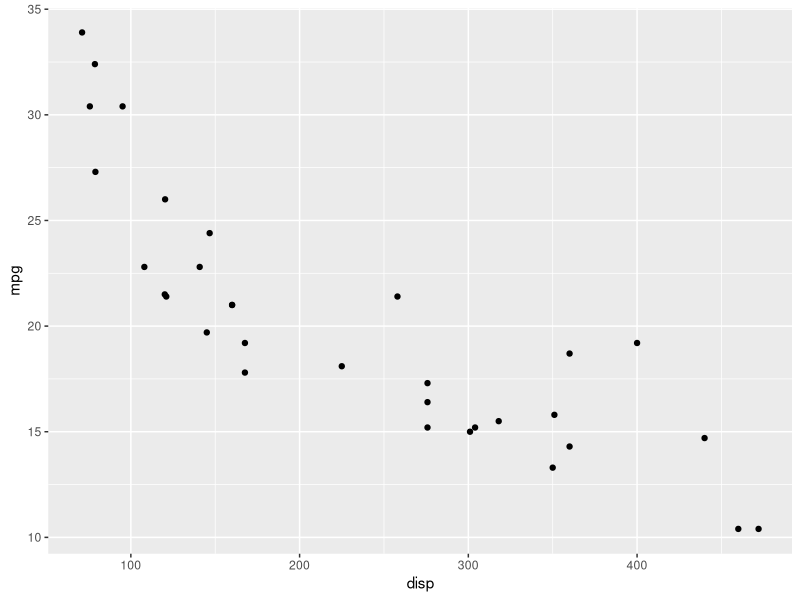
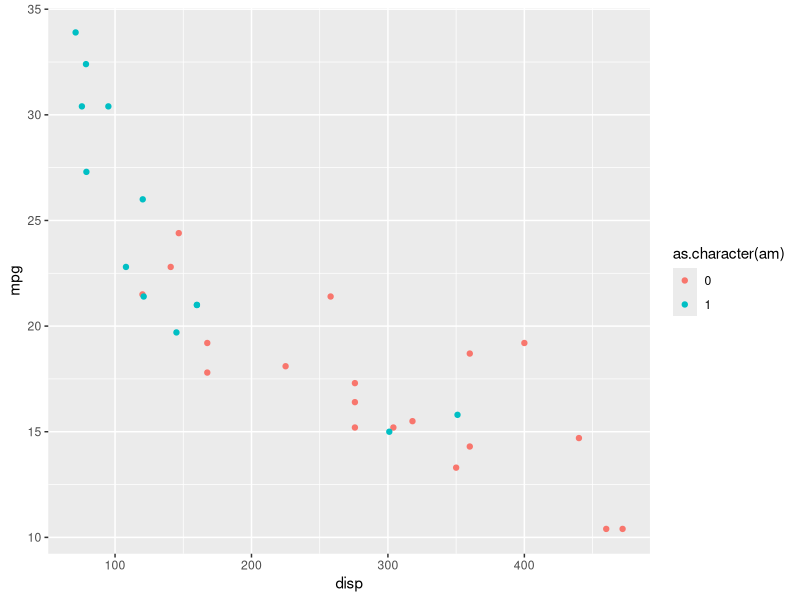
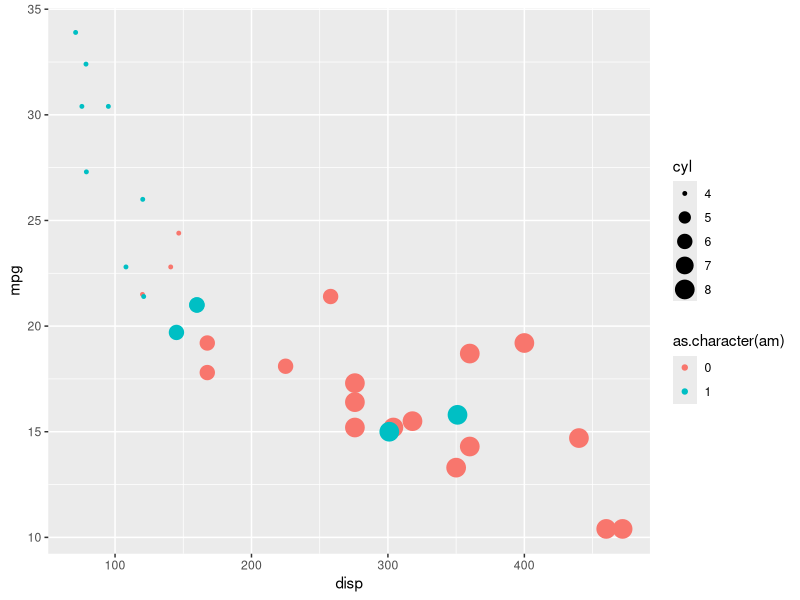
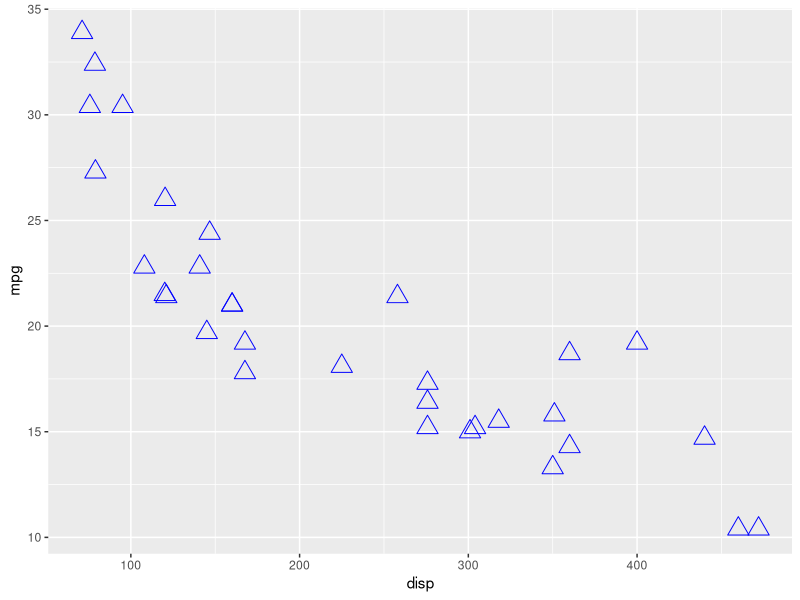
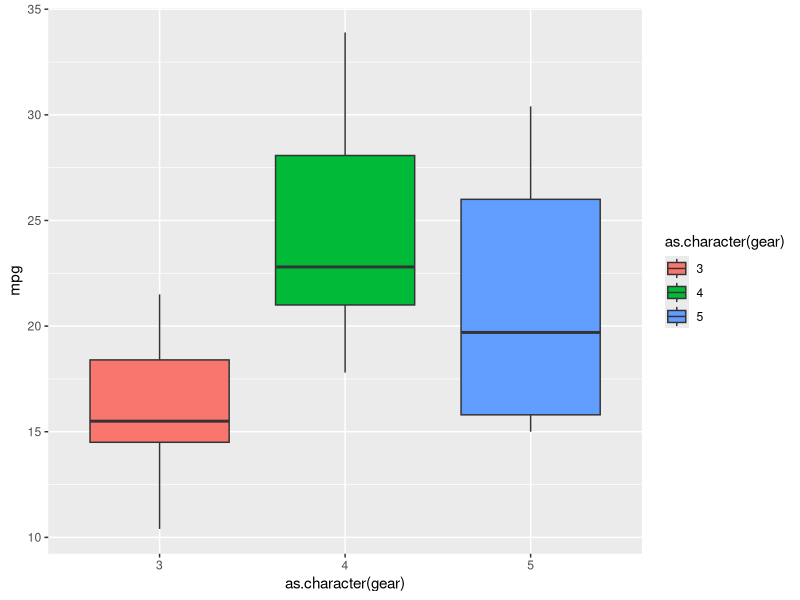
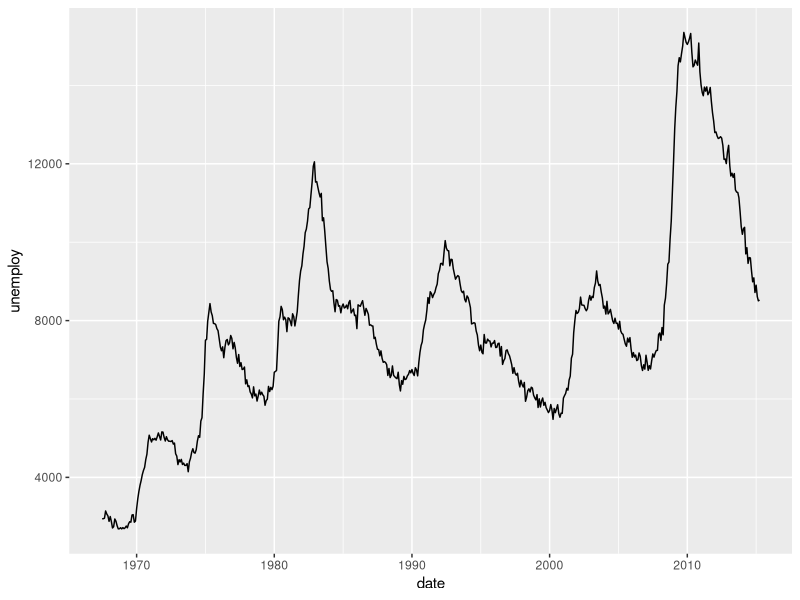
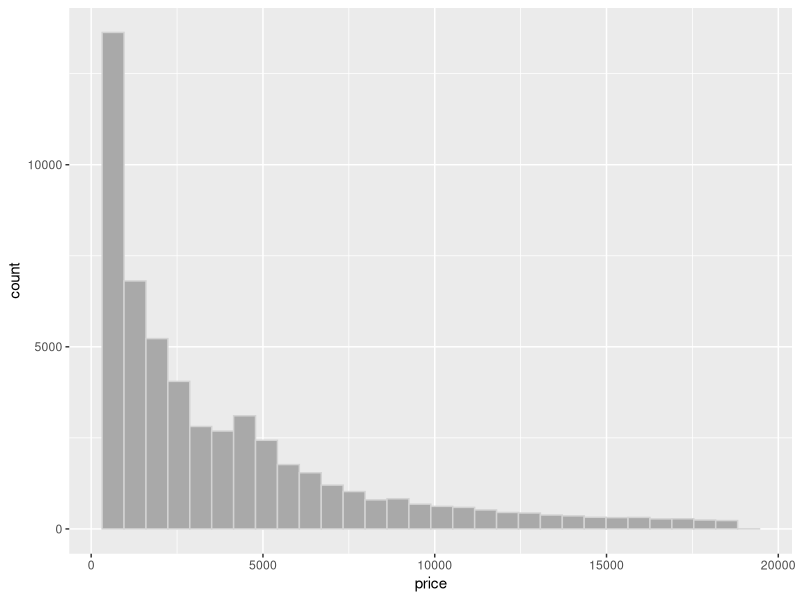
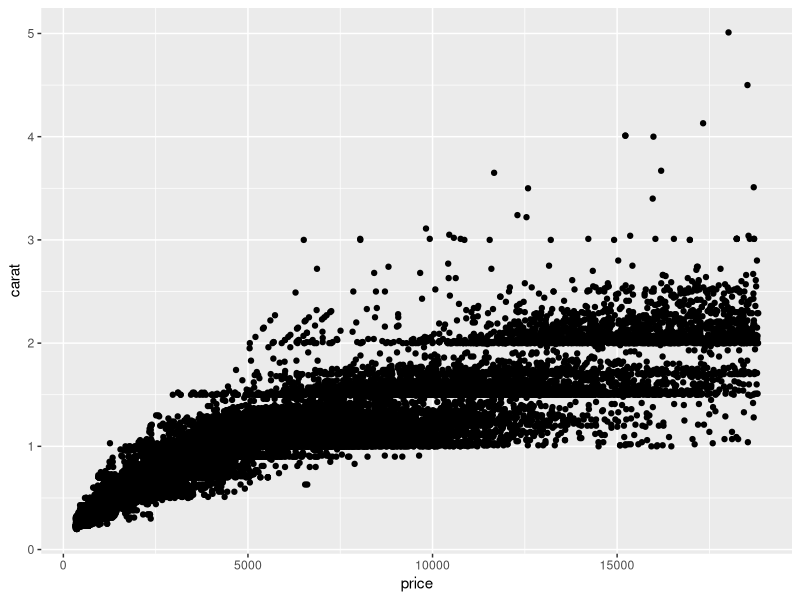

Reproduce these figures in R, in order. (Note: this script raises an error after producing the figures.)
#install.packages("ggplot2")
#install.packages("maps")
#Pastel on Dark
library(ggplot2)

head(mtcars)

#primeiro banco, dps quais variáveis irei usar e o tipo de gráfico = + geom_point()
ggplot(data = mtcars, aes(x = disp, y = mpg)) + geom_point()
#posso dividir o bd dos dados, da na mesma! 
ggplot(data = mtcars) + geom_point(aes(x = disp, y = mpg, colour = as.character(am)))

ggplot(data = mtcars) + geom_point(aes(x = disp, y = mpg, colour = as.character(am), size = cyl))

ggplot(data = mtcars) +
  geom_point(aes(x = disp, y = mpg), colour = "blue", size = 5, 
             shape = 2) #Aqui ele irá aplicar para todos os pontos, se eu quero aplicar para somente um tipo, coloco dentro do aes

ggplot(data = mtcars) +
  geom_boxplot(aes(x = as.character(gear), y = mpg, 
                   fill = as.character(gear)))


##
head(economics)
ggplot(economics, aes(date, unemploy)) + geom_line()

############################################################

ggplot(diamonds) + 
  geom_histogram(aes(price), color = 'light grey', fill = 'dark grey')

#banco de dados muito grande, visualização do gráfico fica ruim!
ggplot(data = diamonds) + 
  geom_point(aes(x = price, y = carat))

ggplot(data = diamonds) + 
  geom_point(aes(x = price, y = carat, color = cut), alpha = 0.1) +
  facet_wrap(~cut)
#editando alpha, edito a transparência dos pontos, tornando escuro como era antes somente onde há encontro de 10 pontos (no caso de 0.1)
#facet_wrap = separar os gráficos de acordo com o cut

ggplot(data = diamonds, aes(y = price, x = carat, color = cut)) + 
  geom_point(aes(color =  cut)) +
  geom_point(alpha = 0.1, size = 3) +
  facet_wrap(~cut) +
  labs(x = "Peso", y = "Preço", colour = "Corte") #define nome dos aspectos

###############################################################

library(dplyr)
library(tidyr)

view(economics)

ggplot(economics, aes(x = date, y = unemploy)) + geom_line()
ggplot(economics, aes(x = date, y = uempmed)) + geom_line()

#escalas dos dois diferentes, então:
#padronizo os 2 e deixo na msma escala:

economics %>%
  mutate(unemploy = ((unemploy - min(unemploy))/(max(unemploy) - min(unemploy))),
         uempmed = ((uempmed - min(uempmed))/(max(uempmed) - min(uempmed)))
  ) %>%
  ggplot(aes(date, unemploy)) + 
  geom_line() +
  geom_line(aes(y = uempmed), colour = "blue")


#padronizandos de outro jeito (melhor q o primeiro):
economics %>%
  select(date, unemploy, uempmed) %>%
  gather(indice, valor, -date) %>%
  group_by(indice) %>% 
  mutate(valor_padronizado = ((valor - min(valor))/(max(valor) - min(valor)))) %>%
  ggplot(aes(x = date, y = valor_padronizado, color = indice)) + geom_line() +
  scale_color_manual("Índice", values = c("grey", "sky blue"),
                     labels = c("Desemprego", "Tempo Desemprego")
                     ) +
  labs(x = "Data", y = "Valor")


#Colocar uma reta de regressão em um gráfico de dispersão:
ggplot(data = diamonds, aes(y = price, x = carat)) + 
  geom_point() + 
  geom_abline(intercept = -2256.361, slope = 7756.426, color = "light grey", 
              linetype = "dashed", size = 1)

#retorna slope (coef angular) e intercept
coef(lm(price ~ carat, data = diamonds))

#Outro jeito de aplicar:
ggplot(data = diamonds %>% sample_n(1000), aes(y = price, x = carat)) + 
  geom_point() + 
  geom_smooth(method = "lm") #ele tbm traz intervalo de confiança
#com smooth, paraca cada modelo de cut ele vai ajeitar:
ggplot(data = diamonds %>% sample_n(1000), aes(y = price, x = carat, color = cut)) + 
  geom_point() + 
  geom_smooth(method = "lm") +
  facet_wrap(~cut)


####Gráfico de barrar: Quantidade de veículos por classe
diamonds %>%
  group_by(cut) %>%
  summarise(n = n()) %>%
  ggplot(aes(x = cut, y = n)) +
  geom_bar(stat = "identity")

# Mais fácil:
ggplot(diamonds, aes(x = cut)) +
  geom_bar()

####Mapa das ocorrências:
mapa <- map_data("world")

quakes %>%
  ggplot(aes(x=long, y=lat)) +
  geom_density2d(aes(size=stations)) +
  geom_map(aes(map_id=region), map=mapa, data=mapa)
